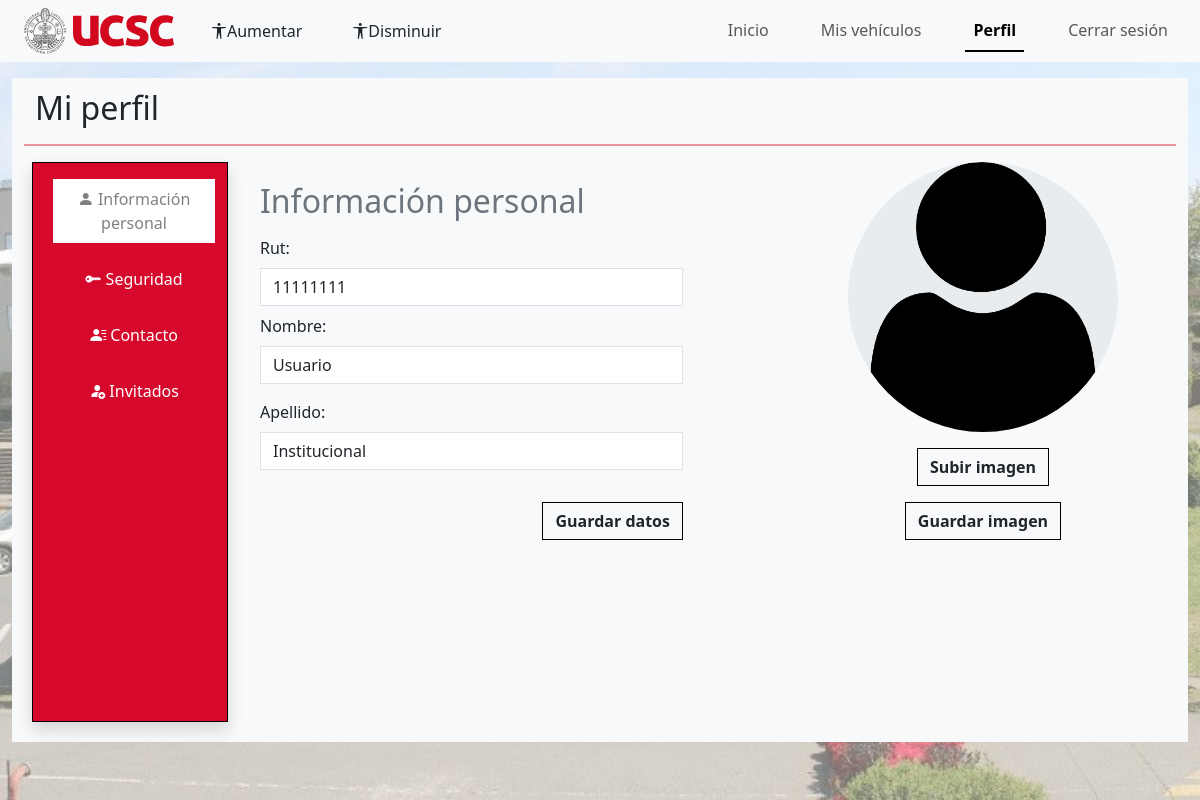
The page /index.php?p=perfil/perfil (signed in) on the database its author committed.
### tables this page shows
CREATE TABLE `usuarios` (
  `id_usuario` int(11) NOT NULL,
  `run` int(10) DEFAULT NULL,
  `nombre` varchar(50) NOT NULL,
  `apellido` varchar(30) DEFAULT NULL,
  `correo` varchar(30) DEFAULT NULL,
  `correo_secundario` varchar(30) DEFAULT NULL,
  `tipo_usuario` text NOT NULL,
  `telefono` int(10) DEFAULT NULL,
  `salud` varchar(20) DEFAULT NULL,
  `foto` varchar(70) DEFAULT NULL,
  `contraseña` varchar(80) NOT NULL,
  `estado` tinyint(1) NOT NULL,
  `token` varchar(255) DEFAULT NULL,
  `cuarentena` tinyint(1) NOT NULL
);

### index.php (called while the page is built, shortened)
<?php
$pagina = isset($_GET['p']) ? strtolower($_GET['p']) : 'auth/login';
require_once 'includes/header.php';
require_once 'pages/' . $pagina . '.php';
require_once 'includes/footer.php';

### pages/perfil/informacion_personal.php (shortened to what this page needs)
<div class="row">
    <div class="col-8 ">
        <form action="#" method="POST">
            <p class="h2 text-secondary text-start pt-1 mt-3">Información personal</p>
            <div class="mt-3 text-start">Rut:
                <div class="input-group mt-2 w-75">
                    <input name="rut" id="rut" type="text" class="form-control rounded-0 " aria-label="Username"
                        aria-describedby="basic-addon1" onkeydown=filtroLetras() value="<?php echo $rut ?>">
                </div>
            </div>
            <div class="mt-2 text-start">Nombre:
                <div class="input-group mt-2 w-75">
                    <input name="nombre" id="nombre" type="text" class="form-control rounded-0 mb-2"
                        aria-label="Username" aria-describedby="basic-addon1" onkeydown=filtroLetras()
                        value="<?php echo $nombre ?>">
                </div>
            </div>
            <div class="mt-2 text-start">Apellido:
                <div class="input-group mt-2 w-75">
                    <input name="apellido" id="apellido" type="text" class="form-control rounded-0 mb-2"
                        aria-label="Username" aria-describedby="basic-addon1" onkeydown=filtroLetras()
                        value="<?php echo $apellido ?>" require>
                </div>
            </div>
            <div class="input-group mt-4 d-flex justify-content-end align-items-end w-75 ">
                <button class="btn custom-btn  fw-semibold  mb-4 rounded-0 "
                    onclick="guardarDatos()" type="button">
                    Guardar datos
                </button>
            </div>
        </form>
    </div>
    <div class="col-4">
        <form id="imagenForm" enctype="multipart/form-data">
            <div class="text-center rounded-0 bg-body-secondary rounded-circle">
                <div class="d-flex justify-content-center">
                    <?php
                        $sql = "SELECT foto FROM usuarios WHERE id_usuario = '" . $_SESSION['id_usuario'] . "'";
                        $result = $conexion->query($sql);
                        if ($result) {
                            if ($result->num_rows > 0) {
                                $row = $result->fetch_assoc();
                                if ($row["foto"] !== null && $row["foto"] !== '') {
                                    echo '<img src="' . $row["foto"] . '" class="img-fluid imagen-perfil" alt="avatar usuario" id="img" />';
                                } else {
                                    echo '<img src="img/perfil_defualt.png" class="img-fluid imagen-perfil" alt="avatar default" id="img" />';
                                }
                            } else {
                                echo '<img src="img/perfil_defualt.png" class="img-fluid imagen-perfil" alt="avatar default" id="img" />';
                            }
                        } else {
                            echo "Error en la consulta: " . $conexion->error;
                        }
                    ?>
                </div>
            </div>
            <div class="w-100">
                <label
                    class="btn custom-btn  fw-semibold mt-3 rounded-0 subir_imagen "
                    for="foto">Subir imagen</label>
                <button
                    class="btn custom-btn  fw-semibold  rounded-0 mt-2"
                    type="button" onclick="guardarImagen()">
                    Guardar imagen
                </button>
            </div>
        </form>
    </div>
</div>

### css/style_inicio.css (style rules this page uses)
* { margin: 0; padding: 0; }

### css/style-perfil.css (style rules this page uses)
.imagen-perfil { width: auto; border-radius: 50%; }

### css/botones.css (style rules this page uses)
.custom-btn { background-color: #fff; color: #000000; transition: background-color 0.7s ease !important; border: 1px solid #000 !important; cursor: pointer; }

### rows shown on the page
usuarios: rut "11111111", nombre "Usuario", apellido "Institucional"
